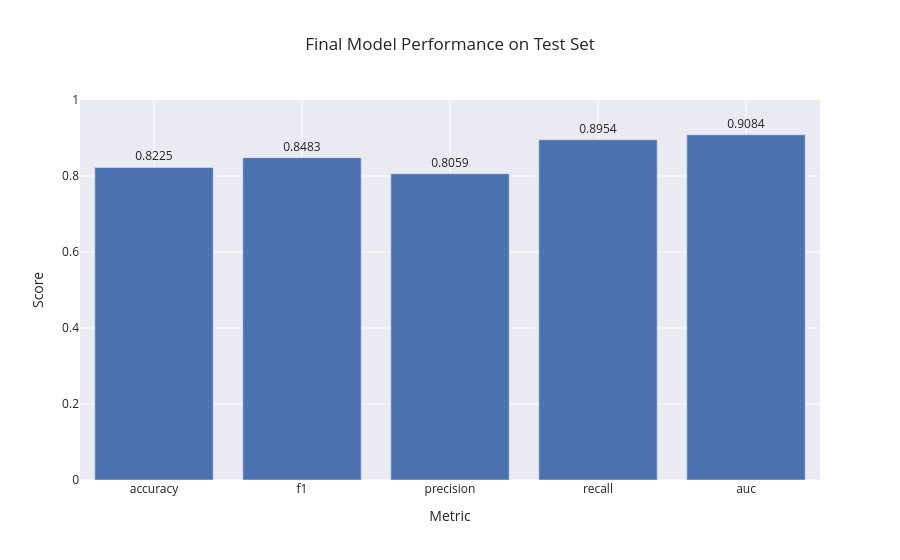

The cell this chart's notebook holds for it:
### Code cell
plot_final_metrics(final_metrics)

### Figure 1 — Plotly figure (JSON) as saved in the notebook; plotly's stock layout.template omitted (floating-point values rounded to 4 significant figures)
{"data": [{"text": ["0.8225", "0.8483", "0.8059", "0.8954", "0.9084"], "textposition": "outside", "type": "bar", "x": ["accuracy", "f1", "precision", "recall", "auc"], "y": [0.8225, 0.8483, 0.8059, 0.8954, 0.9084]}], "layout": {"title": {"text": "Final Model Performance on Test Set"}, "xaxis": {"title": {"text": "Metric"}}, "yaxis": {"range": [0, 1], "title": {"text": "Score"}}}}
